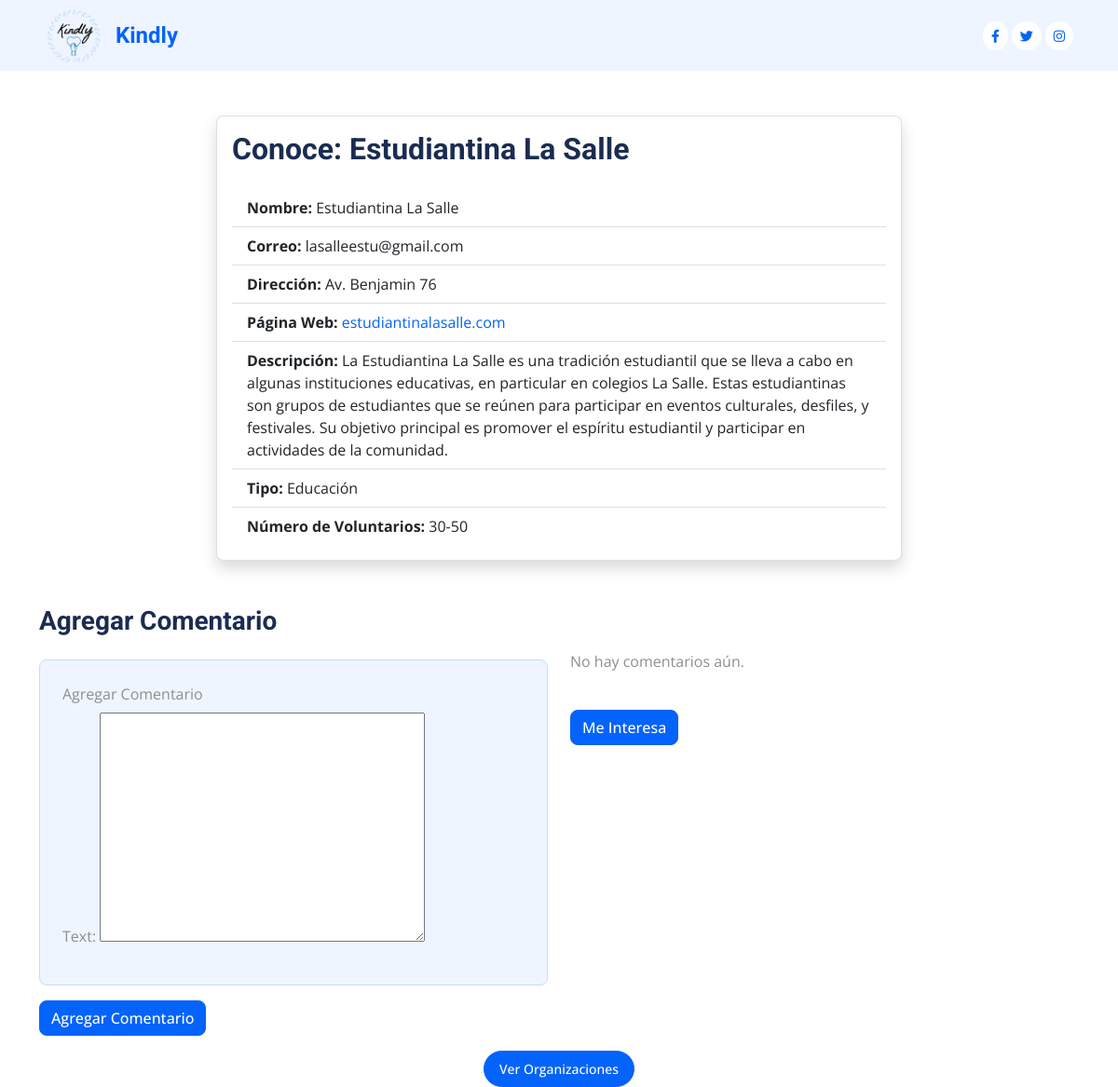
The app's page /comunidad/org_getdata/13/ (signed in), older data.
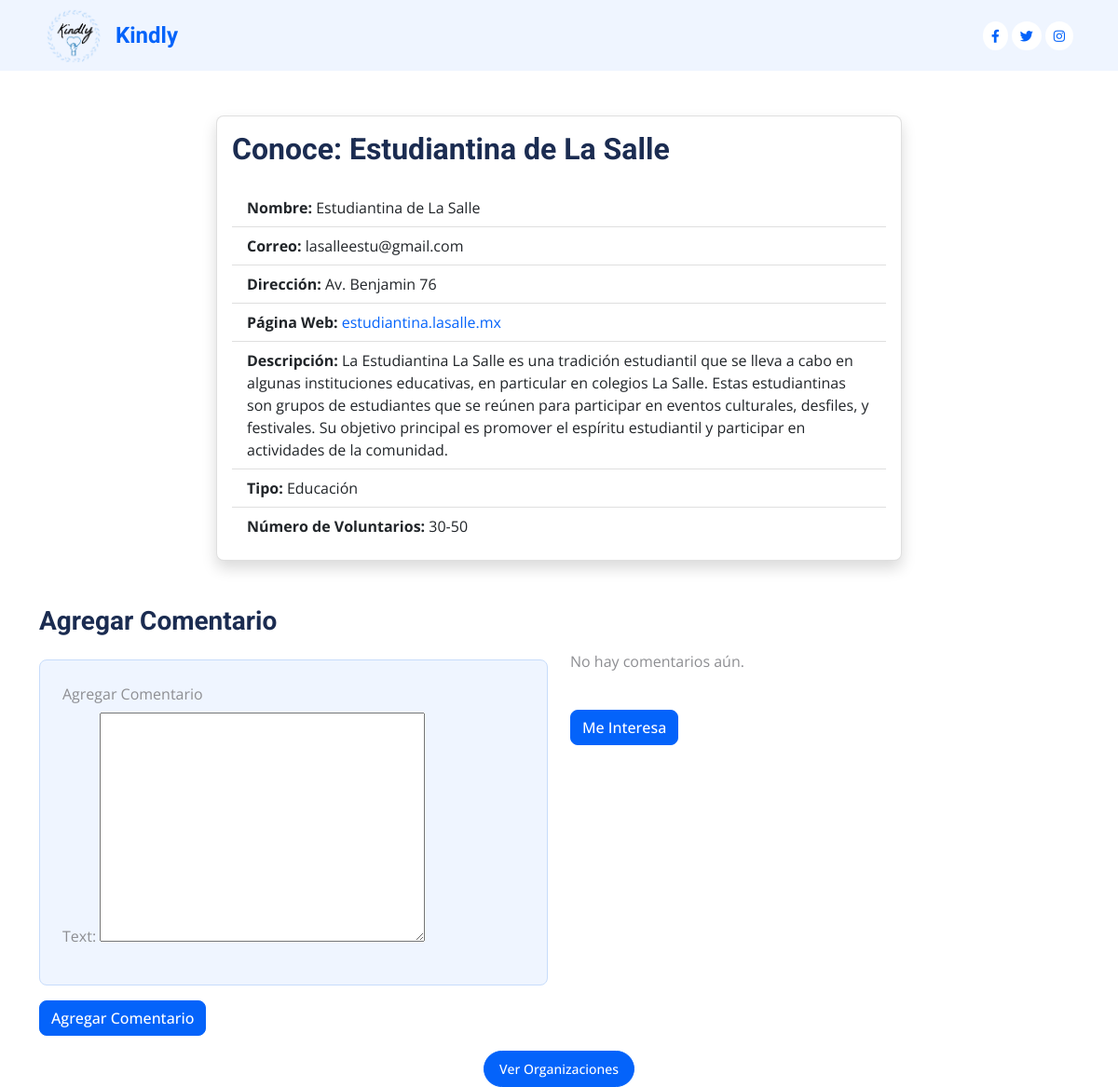
The same page, newer data.
### comunidad/models.py (models this page shows)
class Organization1(models.Model):
    TYPES_CHOICES = [
        ('Derechos Humanos','Derechos Humanos'),
        ('Medio Ambiente','Medio Ambiente'),
        ('Salud','Salud'),
        ('Educación','Educación'),
        ('Animales','Animales'),
        ('Cultural y Arte','Cultural y Arte'),
        ('Alivio de la Pobreza','Alivio de la Pobreza'),
        ('Derechos de los Refugiados','Derechos de los Refugiados')
    ]
    VOLUNTEER_CHOICES = [
        ('1-10', '1 a 10'),
        ('10-30', '10 a 30'),
        ('30-50', '30 a 50'),
        ('+ 50', '+ 50'),
    ]
    organization_name = models.CharField(max_length=500, validators=[RegexValidator(r'^[a-zA-Z0-9\s,.]*$', 'Ingresa un nombre válido')])
    organization_mail = models.EmailField(max_length=300, unique=True)
    organization_address = models.CharField(max_length=800)
    organization_web = models.CharField(max_length=400)
    organization_description = models.TextField(max_length=2000)
    organization_type = models.CharField(max_length=300, choices=TYPES_CHOICES)
    volunteer_count = models.CharField(max_length=10, choices=VOLUNTEER_CHOICES,null=True)
    created_date = models.DateTimeField(default=timezone.now,blank=True , null=True)
    deleted_date = models.DateTimeField(blank=True , null=True)
    user_type = models.ForeignKey(ExtendedData, on_delete=models.CASCADE)

### comunidad/views.py (the view, shortened to what this page needs)
# urls.py: path('org_getdata/<int:organization_id>/',views.get_orgdata, name='org_getdata'),
@login_required
def get_orgdata(request,organization_id):
    key = "243deaf16b8b4ed6b39ef52fe0ac892e"
    endpoint ="https://api.cognitive.microsofttranslator.com/"
    location = "eastus"
    path = '/translate'
    constructed_url = endpoint + path
    headers = {
        'Ocp-Apim-Subscription-Key': key,
        'Ocp-Apim-Subscription-Region': location,
        'Content-type': 'application/json',
        'X-ClientTraceId': str(uuid.uuid4())
    }
    organization = Organization1.objects.get(id=organization_id)
    comments = Comment.objects.filter(organization=organization).order_by('-created_date')
    comment_form = CommentForm()
    user = get_user(request)
    preferred_language = user.preferredlanguage.preferred_language
    translated_comments = []
    context = {
        'Organitation': organization,
        'comments': translated_comments,
        'comment_form': comment_form,
    }
    return render(request, 'get_orgdata.html', context)

### comunidad/forms.py
class CommentForm(forms.ModelForm):
    class Meta:
        model = Comment
        fields = ['text']

### comunidad/templates/get_orgdata.html (shortened to what the changed rows need)
{% load static %}
<!DOCTYPE html>
<html lang="en">
<head>
    <link href="https://cdnjs.cloudflare.com/ajax/libs/font-awesome/5.10.0/css/all.min.css" rel="stylesheet">
    <link href="https://cdn.jsdelivr.net/npm/bootstrap-icons@1.4.1/font/bootstrap-icons.css" rel="stylesheet">
    <link href="{% static 'lib/animate/animate.min.css' %}" rel="stylesheet">
    <link href="{% static 'lib/owlcarousel/assets/owl.carousel.min.css' %}" rel="stylesheet">
    <link href="{% static 'lib/tempusdominus/css/tempusdominus-bootstrap-4.min.css' %}" rel="stylesheet" />
    <link href="{% static 'css/bootstrap.min.css' %}" rel="stylesheet">
    <link href="{% static 'css/style.css' %}" rel="stylesheet">
</head>
    <body>
        <div class="container mt-5">
            <div class="row justify-content-center">
                <div class="col-md-8">
                    <div class="card shadow">
                        <div class="card-body">
                            <h2 class="card-title mb-4">Conoce: {{ Organitation.organization_name }}</h2>
                            <ul class="list-group list-group-flush">
                                <li class="list-group-item">
                                    <strong>Nombre:</strong>
                                    <span>{{ Organitation.organization_name }}</span>
                                </li>
                                <li class="list-group-item">
                                    <strong>Correo:</strong>
                                    <span>{{ Organitation.organization_mail }}</span>
                                </li>
                                <li class="list-group-item">
                                    <strong>Dirección:</strong>
                                    <span>{{ Organitation.organization_address }}</span>
                                </li>
                                <li class="list-group-item">
                                    <strong>Página Web:</strong>
                                    <a href="{{ organization.organization_web }}" target="_blank" class="text-primary">{{ Organitation.organization_web }}</a>
                                </li>
                                <li class="list-group-item">
                                    <strong>Descripción:</strong>
                                    <span>{{ Organitation.organization_description }}</span>
                                </li>
                                <li class="list-group-item">
                                    <strong>Tipo:</strong>
                                    <span>{{ Organitation.organization_type }}</span>
                                </li>
                                <li class="list-group-item">
                                    <strong>Número de Voluntarios:</strong>
                                    <span>{{ Organitation.volunteer_count}}</span>
                                </li>
                            </ul>
                        </div>
                    </div>
                </div>
            </div>
        </div>
    </body>
</html>

Row changes from the older to the newer data that the page shows:
changed Organization1 "lasalleestu@gmail.com": organization_name "Estudiantina La Salle" → "Estudiantina de La Salle"; organization_web "estudiantinalasalle.com" → "estudiantina.lasalle.mx"
